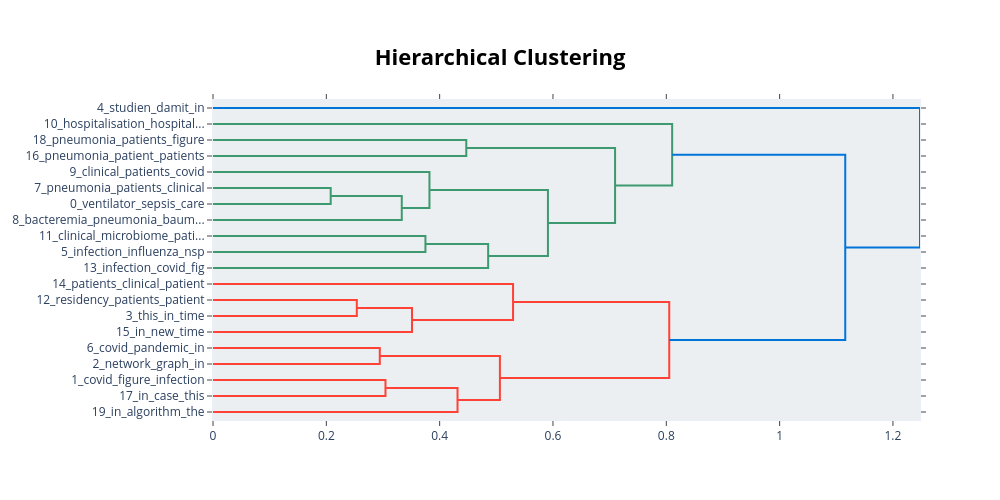
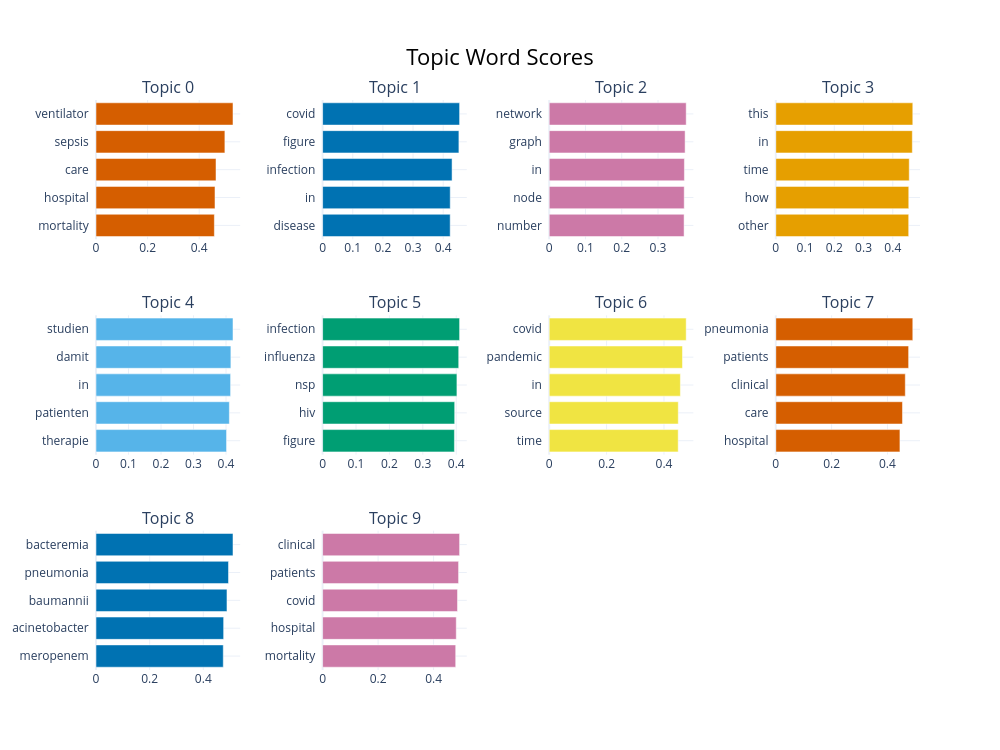

The code cell stored with these charts, in order, in its notebook:
### Code cell
# Use display() for a cleaner table in Jupyter
print("--- Topic Summary ---")
display(topic_model.get_topic_info())

# You can also get the total number of topics found
topic_count = len(topic_model.get_topic_info()) -1 # Subtract 1 for the outlier topic
print(f"\nFound a total of {topic_count} topics (excluding outliers).")

# 1. Visualize the Hierarchy
# This proves that BERTopic found structure (e.g., grouping specific virus types together)
# that LDA missed.
fig_tree = topic_model.visualize_hierarchy(top_n_topics=20)
fig_tree.show()

# 2. Visualize the Barchart
# This shows how clean the keywords are compared to LDA.
fig_bar = topic_model.visualize_barchart(top_n_topics=10)
fig_bar.show()

### Figure 1 — Plotly figure (JSON) as saved in the notebook; plotly's stock layout.template omitted (floating-point values rounded to 4 significant figures)
{"data": [{"hoverinfo": "text", "marker": {"color": "rgb(61,153,112)"}, "mode": "lines", "type": "scatter", "x": [0, 0.447, 0.447, 0], "xaxis": "x", "y": [-25, -25, -35, -35], "yaxis": "y"}, {"hoverinfo": "text", "marker": {"color": "rgb(61,153,112)"}, "mode": "lines", "type": "scatter", "x": [0, 0.2077, 0.2077, 0], "xaxis": "x", "y": [-55, -55, -65, -65], "yaxis": "y"}, {"hoverinfo": "text", "marker": {"color": "rgb(61,153,112)"}, "mode": "lines", "type": "scatter", "x": [0.2077, 0.3331, 0.3331, 0], "xaxis": "x", "y": [-60, -60, -75, -75], "yaxis": "y"}, {"hoverinfo": "text", "marker": {"color": "rgb(61,153,112)"}, "mode": "lines", "type": "scatter", "x": [0, 0.382, 0.382, 0.3331], "xaxis": "x", "y": [-45, -45, -67.5, -67.5], "yaxis": "y"}, {"hoverinfo": "text", "marker": {"color": "rgb(61,153,112)"}, "mode": "lines", "type": "scatter", "x": [0, 0.3749, 0.3749, 0], "xaxis": "x", "y": [-85, -85, -95, -95], "yaxis": "y"}, {"hoverinfo": "text", "marker": {"color": "rgb(61,153,112)"}, "mode": "lines", "type": "scatter", "x": [0.3749, 0.4856, 0.4856, 0], "xaxis": "x", "y": [-90, -90, -105, -105], "yaxis": "y"}, {"hoverinfo": "text", "marker": {"color": "rgb(61,153,112)"}, "mode": "lines", "type": "scatter", "x": [0.382, 0.5911, 0.5911, 0.4856], "xaxis": "x", "y": [-56.25, -56.25, -97.5, -97.5], "yaxis": "y"}, {"hoverinfo": "text", "marker": {"color": "rgb(61,153,112)"}, "mode": "lines", "type": "scatter", "x": [0.447, 0.7096, 0.7096, 0.5911], "xaxis": "x", "y": [-30, -30, -76.88, -76.88], "yaxis": "y"}, {"hoverinfo": "text", "marker": {"color": "rgb(61,153,112)"}, "mode": "lines", "type": "scatter", "x": [0, 0.8103, 0.8103, 0.7096], "xaxis": "x", "y": [-15, -15, -53.44, -53.44], "yaxis": "y"}, {"hoverinfo": "text", "marker": {"color": "rgb(255,65,54)"}, "mode": "lines", "type": "scatter", "x": [0, 0.2538, 0.2538, 0], "xaxis": "x", "y": [-125, -125, -135, -135], "yaxis": "y"}, {"hoverinfo": "text", "marker": {"color": "rgb(255,65,54)"}, "mode": "lines", "type": "scatter", "x": [0.2538, 0.3512, 0.3512, 0], "xaxis": "x", "y": [-130, -130, -145, -145], "yaxis": "y"}, {"hoverinfo": "text", "marker": {"color": "rgb(255,65,54)"}, "mode": "lines", "type": "scatter", "x": [0, 0.5295, 0.5295, 0.3512], "xaxis": "x", "y": [-115, -115, -137.5, -137.5], "yaxis": "y"}, {"hoverinfo": "text", "marker": {"color": "rgb(255,65,54)"}, "mode": "lines", "type": "scatter", "x": [0, 0.2943, 0.2943, 0], "xaxis": "x", "y": [-155, -155, -165, -165], "yaxis": "y"}, {"hoverinfo": "text", "marker": {"color": "rgb(255,65,54)"}, "mode": "lines", "type": "scatter", "x": [0, 0.3044, 0.3044, 0], "xaxis": "x", "y": [-175, -175, -185, -185], "yaxis": "y"}, {"hoverinfo": "text", "marker": {"color": "rgb(255,65,54)"}, "mode": "lines", "type": "scatter", "x": [0.3044, 0.4315, 0.4315, 0], "xaxis": "x", "y": [-180, -180, -195, -195], "yaxis": "y"}, {"hoverinfo": "text", "marker": {"color": "rgb(255,65,54)"}, "mode": "lines", "type": "scatter", "x": [0.2943, 0.5063, 0.5063, 0.4315], "xaxis": "x", "y": [-160, -160, -187.5, -187.5], "yaxis": "y"}, {"hoverinfo": "text", "marker": {"color": "rgb(255,65,54)"}, "mode": "lines", "type": "scatter", "x": [0.5295, 0.8052, 0.8052, 0.5063], "xaxis": "x", "y": [-126.2, -126.2, -173.8, -173.8], "yaxis": "y"}, {"hoverinfo": "text", "marker": {"color": "rgb(0,116,217)"}, "mode": "lines", "type": "scatter", "x": [0.8103, 1.116, 1.116, 0.8052], "xaxis": "x", "y": [-34.22, -34.22, -150, -150], "yaxis": "y"}, {"hoverinfo": "text", "marker": {"color": "rgb(0,116,217)"}, "mode": "lines", "type": "scatter", "x": [0, 1.248, 1.248, 1.116], "xaxis": "x", "y": [-5, -5, -92.11, -92.11], "yaxis": "y"}], "layout": {"autosize": false, "height": 500, "hoverlabel": {"bgcolor": "white", "font": {"family": "Rockwell", "size": 16}}, "hovermode": "closest", "plot_bgcolor": "#ECEFF1", "showlegend": false, "title": {"font": {"color": "Black", "size": 22}, "text": "<b>Hierarchical Clustering</b>", "x": 0.5, "xanchor": "center", "yanchor": "top"}, "width": 1000, "xaxis": {"mirror": "allticks", "rangemode": "tozero", "showgrid": false, "showline": true, "showticklabels": true, "ticks": "outside", "type": "linear", "zeroline": false}, "yaxis": {"mirror": "allticks", "range": [-200, 0], "rangemode": "tozero", "showgrid": false, "showline": true, "showticklabels": true, "tickmode": "array", "ticks": "outside", "ticktext": ["4_studien_damit_in", "10_hospitalisation_hospital...", "18_pneumonia_patients_figure", "16_pneumonia_patient_patients", "9_clinical_patients_covid", "7_pneumonia_patients_clinical", "0_ventilator_sepsis_care", "8_bacteremia_pneumonia_baum...", "11_clinical_microbiome_pati...", "5_infection_influenza_nsp", "13_infection_covid_fig", "14_patients_clinical_patient", "12_residency_patients_patient", "3_this_in_time", "15_in_new_time", "6_covid_pandemic_in", "2_network_graph_in", "1_covid_figure_infection", "17_in_case_this", "19_in_algorithm_the"], "tickvals": [-5, -15, -25, -35, -45, -55, -65, -75, -85, -95, -105, -115, -125, -135, -145, -155, -165, -175, -185, -195], "type": "linear", "zeroline": false}}}

### Figure 2 — Plotly figure (JSON) as saved in the notebook; plotly's stock layout.template omitted (floating-point values rounded to 4 significant figures)
{"data": [{"marker": {"color": "#D55E00"}, "orientation": "h", "type": "bar", "x": [0.4588, 0.4612, 0.4651, 0.4996, 0.531], "xaxis": "x", "y": ["mortality  ", "hospital  ", "care  ", "sepsis  ", "ventilator  "], "yaxis": "y"}, {"marker": {"color": "#0072B2"}, "orientation": "h", "type": "bar", "x": [0.4232, 0.4234, 0.4295, 0.4521, 0.4544], "xaxis": "x2", "y": ["disease  ", "in  ", "infection  ", "figure  ", "covid  "], "yaxis": "y2"}, {"marker": {"color": "#CC79A7"}, "orientation": "h", "type": "bar", "x": [0.3719, 0.3722, 0.3728, 0.3747, 0.3777], "xaxis": "x3", "y": ["number  ", "node  ", "in  ", "graph  ", "network  "], "yaxis": "y3"}, {"marker": {"color": "#E69F00"}, "orientation": "h", "type": "bar", "x": [0.4544, 0.4546, 0.4563, 0.4668, 0.4684], "xaxis": "x4", "y": ["other  ", "how  ", "time  ", "in  ", "this  "], "yaxis": "y4"}, {"marker": {"color": "#56B4E9"}, "orientation": "h", "type": "bar", "x": [0.4016, 0.4102, 0.4141, 0.4149, 0.4214], "xaxis": "x5", "y": ["therapie  ", "patienten  ", "in  ", "damit  ", "studien  "], "yaxis": "y5"}, {"marker": {"color": "#009E73"}, "orientation": "h", "type": "bar", "x": [0.3946, 0.3954, 0.4021, 0.4075, 0.4101], "xaxis": "x6", "y": ["figure  ", "hiv  ", "nsp  ", "influenza  ", "infection  "], "yaxis": "y6"}, {"marker": {"color": "#F0E442"}, "orientation": "h", "type": "bar", "x": [0.4495, 0.4498, 0.4572, 0.4644, 0.4774], "xaxis": "x7", "y": ["time  ", "source  ", "in  ", "pandemic  ", "covid  "], "yaxis": "y7"}, {"marker": {"color": "#D55E00"}, "orientation": "h", "type": "bar", "x": [0.4447, 0.4538, 0.464, 0.4759, 0.4908], "xaxis": "x8", "y": ["hospital  ", "care  ", "clinical  ", "patients  ", "pneumonia  "], "yaxis": "y8"}, {"marker": {"color": "#0072B2"}, "orientation": "h", "type": "bar", "x": [0.4745, 0.4758, 0.4882, 0.4939, 0.5107], "xaxis": "x9", "y": ["meropenem  ", "acinetobacter  ", "baumannii  ", "pneumonia  ", "bacteremia  "], "yaxis": "y9"}, {"marker": {"color": "#CC79A7"}, "orientation": "h", "type": "bar", "x": [0.4797, 0.4817, 0.4862, 0.4901, 0.4938], "xaxis": "x10", "y": ["mortality  ", "hospital  ", "covid  ", "patients  ", "clinical  "], "yaxis": "y10"}], "layout": {"annotations": [{"font": {"size": 16}, "showarrow": false, "text": "Topic 0", "x": 0.0875, "xanchor": "center", "xref": "paper", "y": 1, "yanchor": "bottom", "yref": "paper"}, {"font": {"size": 16}, "showarrow": false, "text": "Topic 1", "x": 0.3625, "xanchor": "center", "xref": "paper", "y": 1, "yanchor": "bottom", "yref": "paper"}, {"font": {"size": 16}, "showarrow": false, "text": "Topic 2", "x": 0.6375, "xanchor": "center", "xref": "paper", "y": 1, "yanchor": "bottom", "yref": "paper"}, {"font": {"size": 16}, "showarrow": false, "text": "Topic 3", "x": 0.9125, "xanchor": "center", "xref": "paper", "y": 1, "yanchor": "bottom", "yref": "paper"}, {"font": {"size": 16}, "showarrow": false, "text": "Topic 4", "x": 0.0875, "xanchor": "center", "xref": "paper", "y": 0.6222, "yanchor": "bottom", "yref": "paper"}, {"font": {"size": 16}, "showarrow": false, "text": "Topic 5", "x": 0.3625, "xanchor": "center", "xref": "paper", "y": 0.6222, "yanchor": "bottom", "yref": "paper"}, {"font": {"size": 16}, "showarrow": false, "text": "Topic 6", "x": 0.6375, "xanchor": "center", "xref": "paper", "y": 0.6222, "yanchor": "bottom", "yref": "paper"}, {"font": {"size": 16}, "showarrow": false, "text": "Topic 7", "x": 0.9125, "xanchor": "center", "xref": "paper", "y": 0.6222, "yanchor": "bottom", "yref": "paper"}, {"font": {"size": 16}, "showarrow": false, "text": "Topic 8", "x": 0.0875, "xanchor": "center", "xref": "paper", "y": 0.2444, "yanchor": "bottom", "yref": "paper"}, {"font": {"size": 16}, "showarrow": false, "text": "Topic 9", "x": 0.3625, "xanchor": "center", "xref": "paper", "y": 0.2444, "yanchor": "bottom", "yref": "paper"}], "height": 750, "hoverlabel": {"bgcolor": "white", "font": {"family": "Rockwell", "size": 16}}, "showlegend": false, "title": {"font": {"color": "Black", "size": 22}, "text": "Topic Word Scores", "x": 0.5, "xanchor": "center", "yanchor": "top"}, "width": 1000, "xaxis": {"anchor": "y", "domain": [0, 0.175], "showgrid": true}, "xaxis10": {"anchor": "y10", "domain": [0.275, 0.45], "showgrid": true}, "xaxis11": {"anchor": "y11", "domain": [0.55, 0.725], "showgrid": true}, "xaxis12": {"anchor": "y12", "domain": [0.825, 1], "showgrid": true}, "xaxis2": {"anchor": "y2", "domain": [0.275, 0.45], "showgrid": true}, "xaxis3": {"anchor": "y3", "domain": [0.55, 0.725], "showgrid": true}, "xaxis4": {"anchor": "y4", "domain": [0.825, 1], "showgrid": true}, "xaxis5": {"anchor": "y5", "domain": [0, 0.175], "showgrid": true}, "xaxis6": {"anchor": "y6", "domain": [0.275, 0.45], "showgrid": true}, "xaxis7": {"anchor": "y7", "domain": [0.55, 0.725], "showgrid": true}, "xaxis8": {"anchor": "y8", "domain": [0.825, 1], "showgrid": true}, "xaxis9": {"anchor": "y9", "domain": [0, 0.175], "showgrid": true}, "yaxis": {"anchor": "x", "domain": [0.7556, 1], "showgrid": true}, "yaxis10": {"anchor": "x10", "domain": [0, 0.2444], "showgrid": true}, "yaxis11": {"anchor": "x11", "domain": [0, 0.2444], "showgrid": true}, "yaxis12": {"anchor": "x12", "domain": [0, 0.2444], "showgrid": true}, "yaxis2": {"anchor": "x2", "domain": [0.7556, 1], "showgrid": true}, "yaxis3": {"anchor": "x3", "domain": [0.7556, 1], "showgrid": true}, "yaxis4": {"anchor": "x4", "domain": [0.7556, 1], "showgrid": true}, "yaxis5": {"anchor": "x5", "domain": [0.3778, 0.6222], "showgrid": true}, "yaxis6": {"anchor": "x6", "domain": [0.3778, 0.6222], "showgrid": true}, "yaxis7": {"anchor": "x7", "domain": [0.3778, 0.6222], "showgrid": true}, "yaxis8": {"anchor": "x8", "domain": [0.3778, 0.6222], "showgrid": true}, "yaxis9": {"anchor": "x9", "domain": [0, 0.2444], "showgrid": true}}}
